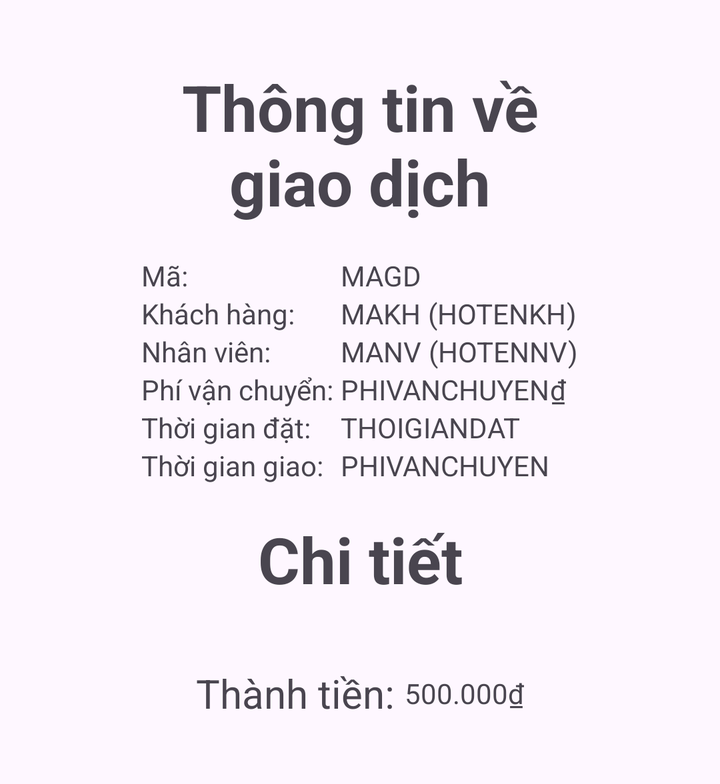
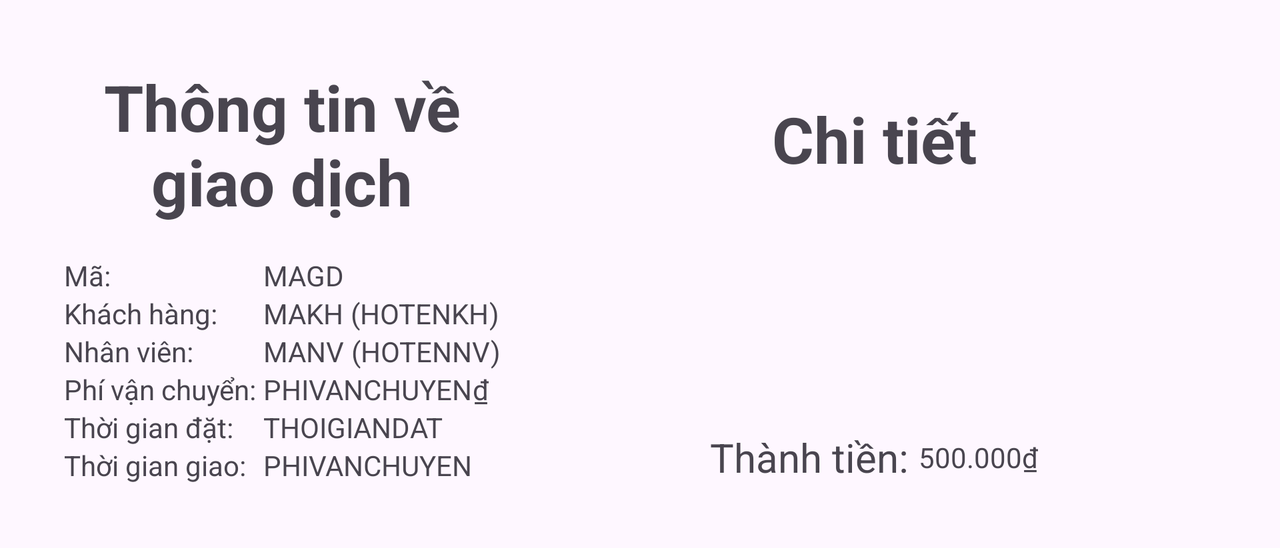

An Android layout and its configuration variant, each rendered on a device that would load it. The default file and the variant file are quoted in full after the pictures.
<!-- AndroidManifest.xml: application theme Theme.QuanLyNemNuong -->
<!-- res/layout/fragment_xem_giao_dich.xml -->
<?xml version="1.0" encoding="utf-8"?>
<LinearLayout xmlns:android="http://schemas.android.com/apk/res/android"
    xmlns:tools="http://schemas.android.com/tools"
    android:layout_width="match_parent"
    android:layout_height="wrap_content"
    android:background="?android:attr/colorBackground"
    android:clickable="true"
    android:focusable="true"
    android:gravity="center_horizontal"
    android:orientation="vertical"
    android:padding="32dp"
    tools:context=".ui.fragment.XemGiaoDichFragment">

    <TextView
        android:layout_width="match_parent"
        android:layout_height="wrap_content"
        android:layout_marginBottom="16dp"
        android:gravity="center"
        android:text="Thông tin về\ngiao dịch"
        android:textSize="32sp"
        android:textStyle="bold" />

    <TableLayout
        android:layout_width="wrap_content"
        android:layout_height="wrap_content">

        <TableRow>

            <TextView
                android:layout_width="wrap_content"
                android:layout_height="wrap_content"
                android:text="Mã: " />

            <TextView
                android:id="@+id/xem_giao_dich_magd"
                android:layout_width="wrap_content"
                android:layout_height="wrap_content"
                android:text="MAGD" />
        </TableRow>

        <TableRow>

            <TextView
                android:layout_width="wrap_content"
                android:layout_height="wrap_content"
                android:text="Khách hàng: " />

            <LinearLayout
                android:layout_width="wrap_content"
                android:layout_height="wrap_content">

                <TextView
                    android:id="@+id/xem_giao_dich_makh"
                    android:layout_width="wrap_content"
                    android:layout_height="wrap_content"
                    android:text="MAKH" />

                <TextView
                    android:layout_width="wrap_content"
                    android:layout_height="wrap_content"
                    android:text=" (" />

                <TextView
                    android:id="@+id/xem_giao_dich_hotenkh"
                    android:layout_width="wrap_content"
                    android:layout_height="wrap_content"
                    android:text="HOTENKH" />

                <TextView
                    android:layout_width="wrap_content"
                    android:layout_height="wrap_content"
                    android:text=")" />
            </LinearLayout>
        </TableRow>

        <TableRow>

            <TextView
                android:layout_width="wrap_content"
                android:layout_height="wrap_content"
                android:text="Nhân viên: " />

            <LinearLayout
                android:layout_width="wrap_content"
                android:layout_height="wrap_content">

                <TextView
                    android:id="@+id/xem_giao_dich_manv"
                    android:layout_width="wrap_content"
                    android:layout_height="wrap_content"
                    android:text="MANV" />

                <TextView
                    android:layout_width="wrap_content"
                    android:layout_height="wrap_content"
                    android:text=" (" />

                <TextView
                    android:id="@+id/xem_giao_dich_hotennv"
                    android:layout_width="wrap_content"
                    android:layout_height="wrap_content"
                    android:text="HOTENNV" />

                <TextView
                    android:layout_width="wrap_content"
                    android:layout_height="wrap_content"
                    android:text=")" />
            </LinearLayout>
        </TableRow>

        <TableRow>

            <TextView
                android:layout_width="wrap_content"
                android:layout_height="wrap_content"
                android:text="Phí vận chuyển: " />

            <LinearLayout
                android:layout_width="wrap_content"
                android:layout_height="wrap_content">

                <TextView
                    android:id="@+id/xem_giao_dich_phivanchuyen"
                    android:layout_width="wrap_content"
                    android:layout_height="wrap_content"
                    android:text="PHIVANCHUYEN" />

                <TextView
                    android:layout_width="wrap_content"
                    android:layout_height="wrap_content"
                    android:text="&#x20AB;" />
            </LinearLayout>
        </TableRow>

        <TableRow>

            <TextView
                android:layout_width="wrap_content"
                android:layout_height="wrap_content"
                android:text="Thời gian đặt: " />

            <TextView
                android:id="@+id/xem_giao_dich_thoi_gian_dat"
                android:layout_width="wrap_content"
                android:layout_height="wrap_content"
                android:text="THOIGIANDAT" />
        </TableRow>

        <TableRow>

            <TextView
                android:layout_width="wrap_content"
                android:layout_height="wrap_content"
                android:text="Thời gian giao: " />

            <TextView
                android:id="@+id/xem_giao_dich_thoi_gian_giao"
                android:layout_width="wrap_content"
                android:layout_height="wrap_content"
                android:text="PHIVANCHUYEN" />
        </TableRow>
    </TableLayout>

    <TextView
        android:layout_width="match_parent"
        android:layout_height="wrap_content"
        android:layout_marginTop="16dp"
        android:layout_marginBottom="16dp"
        android:gravity="center"
        android:text="Chi tiết"
        android:textSize="32sp"
        android:textStyle="bold" />

    <GridView
        android:id="@+id/xem_giao_dich_danhsach"
        android:layout_width="match_parent"
        android:layout_height="0dp"
        android:layout_weight="1"
        tools:listitem="@layout/listitem_chitietgiaodich" />

    <LinearLayout
        android:layout_width="match_parent"
        android:layout_height="wrap_content"
        android:layout_marginTop="16dp"
        android:gravity="center">

        <TextView
            android:layout_width="wrap_content"
            android:layout_height="wrap_content"
            android:text="Thành tiền: "
            android:textSize="20sp" />

        <LinearLayout
            android:layout_width="wrap_content"
            android:layout_height="wrap_content">

            <TextView
                android:id="@+id/xem_giao_dich_thanh_tien"
                android:layout_width="wrap_content"
                android:layout_height="match_parent"
                android:text="500.000" />

            <TextView
                android:layout_width="wrap_content"
                android:layout_height="wrap_content"
                android:text="&#x20AB;" />
        </LinearLayout>
    </LinearLayout>
</LinearLayout>
<!-- res/layout/listitem_chitietgiaodich.xml (included above) -->
<?xml version="1.0" encoding="utf-8"?>
<LinearLayout xmlns:android="http://schemas.android.com/apk/res/android"
    android:layout_width="match_parent"
    android:layout_height="match_parent">

    <TextView
        android:id="@+id/listitem_chitietgiaodich_tensp"
        android:layout_width="wrap_content"
        android:layout_height="wrap_content"
        android:layout_weight="1"
        android:text="TENSP" />

    <LinearLayout
        android:layout_width="wrap_content"
        android:layout_height="wrap_content"
        android:gravity="end"
        android:layout_weight="1">

        <TextView
            android:layout_width="wrap_content"
            android:layout_height="wrap_content"
            android:text="x" />

        <TextView
            android:id="@+id/listitem_chitietgiaodich_soluong"
            android:layout_width="wrap_content"
            android:layout_height="wrap_content"
            android:text="SOLUONG" />
    </LinearLayout>

</LinearLayout>
<!-- resources referenced by this layout -->
<resources>
  <style name="Theme.QuanLyNemNuong" parent="Base.Theme.QuanLyNemNuong" />
  <style name="Base.Theme.QuanLyNemNuong" parent="Theme.Material3.DayNight.NoActionBar">
          
          
      </style>
</resources>
<!-- res/layout-land/fragment_xem_giao_dich.xml (the repository's variant of the layout above) -->
<!-- drawn on the phone turned sideways -->
<?xml version="1.0" encoding="utf-8"?>
<LinearLayout xmlns:android="http://schemas.android.com/apk/res/android"
    xmlns:tools="http://schemas.android.com/tools"
    android:layout_width="match_parent"
    android:layout_height="wrap_content"
    android:background="?android:attr/colorBackground"
    android:clickable="true"
    android:focusable="true"
    android:gravity="center_horizontal"
    android:orientation="horizontal"
    android:padding="32dp"
    tools:context=".ui.fragment.XemGiaoDichFragment">

    <LinearLayout
        android:layout_width="wrap_content"
        android:layout_height="match_parent"
        android:orientation="vertical"
        android:layout_marginEnd="16dp">

        <TextView
            android:layout_width="match_parent"
            android:layout_height="wrap_content"
            android:layout_marginBottom="16dp"
            android:gravity="center"
            android:text="Thông tin về\ngiao dịch"
            android:textSize="32sp"
            android:textStyle="bold" />

        <TableLayout
            android:layout_width="wrap_content"
            android:layout_height="wrap_content">

            <TableRow>

                <TextView
                    android:layout_width="wrap_content"
                    android:layout_height="wrap_content"
                    android:text="Mã: " />

                <TextView
                    android:id="@+id/xem_giao_dich_magd"
                    android:layout_width="wrap_content"
                    android:layout_height="wrap_content"
                    android:text="MAGD" />
            </TableRow>

            <TableRow>

                <TextView
                    android:layout_width="wrap_content"
                    android:layout_height="wrap_content"
                    android:text="Khách hàng: " />

                <LinearLayout
                    android:layout_width="wrap_content"
                    android:layout_height="wrap_content">

                    <TextView
                        android:id="@+id/xem_giao_dich_makh"
                        android:layout_width="wrap_content"
                        android:layout_height="wrap_content"
                        android:text="MAKH" />

                    <TextView
                        android:layout_width="wrap_content"
                        android:layout_height="wrap_content"
                        android:text=" (" />

                    <TextView
                        android:id="@+id/xem_giao_dich_hotenkh"
                        android:layout_width="wrap_content"
                        android:layout_height="wrap_content"
                        android:text="HOTENKH" />

                    <TextView
                        android:layout_width="wrap_content"
                        android:layout_height="wrap_content"
                        android:text=")" />
                </LinearLayout>
            </TableRow>

            <TableRow>

                <TextView
                    android:layout_width="wrap_content"
                    android:layout_height="wrap_content"
                    android:text="Nhân viên: " />

                <LinearLayout
                    android:layout_width="wrap_content"
                    android:layout_height="wrap_content">

                    <TextView
                        android:id="@+id/xem_giao_dich_manv"
                        android:layout_width="wrap_content"
                        android:layout_height="wrap_content"
                        android:text="MANV" />

                    <TextView
                        android:layout_width="wrap_content"
                        android:layout_height="wrap_content"
                        android:text=" (" />

                    <TextView
                        android:id="@+id/xem_giao_dich_hotennv"
                        android:layout_width="wrap_content"
                        android:layout_height="wrap_content"
                        android:text="HOTENNV" />

                    <TextView
                        android:layout_width="wrap_content"
                        android:layout_height="wrap_content"
                        android:text=")" />
                </LinearLayout>
            </TableRow>

            <TableRow>

                <TextView
                    android:layout_width="wrap_content"
                    android:layout_height="wrap_content"
                    android:text="Phí vận chuyển: " />

                <LinearLayout
                    android:layout_width="wrap_content"
                    android:layout_height="wrap_content">

                    <TextView
                        android:id="@+id/xem_giao_dich_phivanchuyen"
                        android:layout_width="wrap_content"
                        android:layout_height="wrap_content"
                        android:text="PHIVANCHUYEN" />

                    <TextView
                        android:layout_width="wrap_content"
                        android:layout_height="wrap_content"
                        android:text="&#x20AB;" />
                </LinearLayout>
            </TableRow>

            <TableRow>

                <TextView
                    android:layout_width="wrap_content"
                    android:layout_height="wrap_content"
                    android:text="Thời gian đặt: " />

                <TextView
                    android:id="@+id/xem_giao_dich_thoi_gian_dat"
                    android:layout_width="wrap_content"
                    android:layout_height="wrap_content"
                    android:text="THOIGIANDAT" />
            </TableRow>

            <TableRow>

                <TextView
                    android:layout_width="wrap_content"
                    android:layout_height="wrap_content"
                    android:text="Thời gian giao: " />

                <TextView
                    android:id="@+id/xem_giao_dich_thoi_gian_giao"
                    android:layout_width="wrap_content"
                    android:layout_height="wrap_content"
                    android:text="PHIVANCHUYEN" />
            </TableRow>
        </TableLayout>
    </LinearLayout>

    <LinearLayout
        android:layout_width="match_parent"
        android:layout_height="match_parent"
        android:orientation="vertical">

        <TextView
            android:layout_width="match_parent"
            android:layout_height="wrap_content"
            android:layout_marginTop="16dp"
            android:layout_marginBottom="16dp"
            android:gravity="center"
            android:text="Chi tiết"
            android:textSize="32sp"
            android:textStyle="bold" />

        <GridView
            android:id="@+id/xem_giao_dich_danhsach"
            android:layout_width="match_parent"
            android:layout_height="0dp"
            android:layout_weight="1"
            tools:listitem="@layout/listitem_chitietgiaodich" />

        <LinearLayout
            android:layout_width="match_parent"
            android:layout_height="wrap_content"
            android:layout_marginTop="16dp"
            android:gravity="center">

            <TextView
                android:layout_width="wrap_content"
                android:layout_height="wrap_content"
                android:text="Thành tiền: "
                android:textSize="20sp" />

            <LinearLayout
                android:layout_width="wrap_content"
                android:layout_height="wrap_content">

                <TextView
                    android:id="@+id/xem_giao_dich_thanh_tien"
                    android:layout_width="wrap_content"
                    android:layout_height="match_parent"
                    android:text="500.000" />

                <TextView
                    android:layout_width="wrap_content"
                    android:layout_height="wrap_content"
                    android:text="&#x20AB;" />
            </LinearLayout>
        </LinearLayout>
    </LinearLayout>
</LinearLayout>
